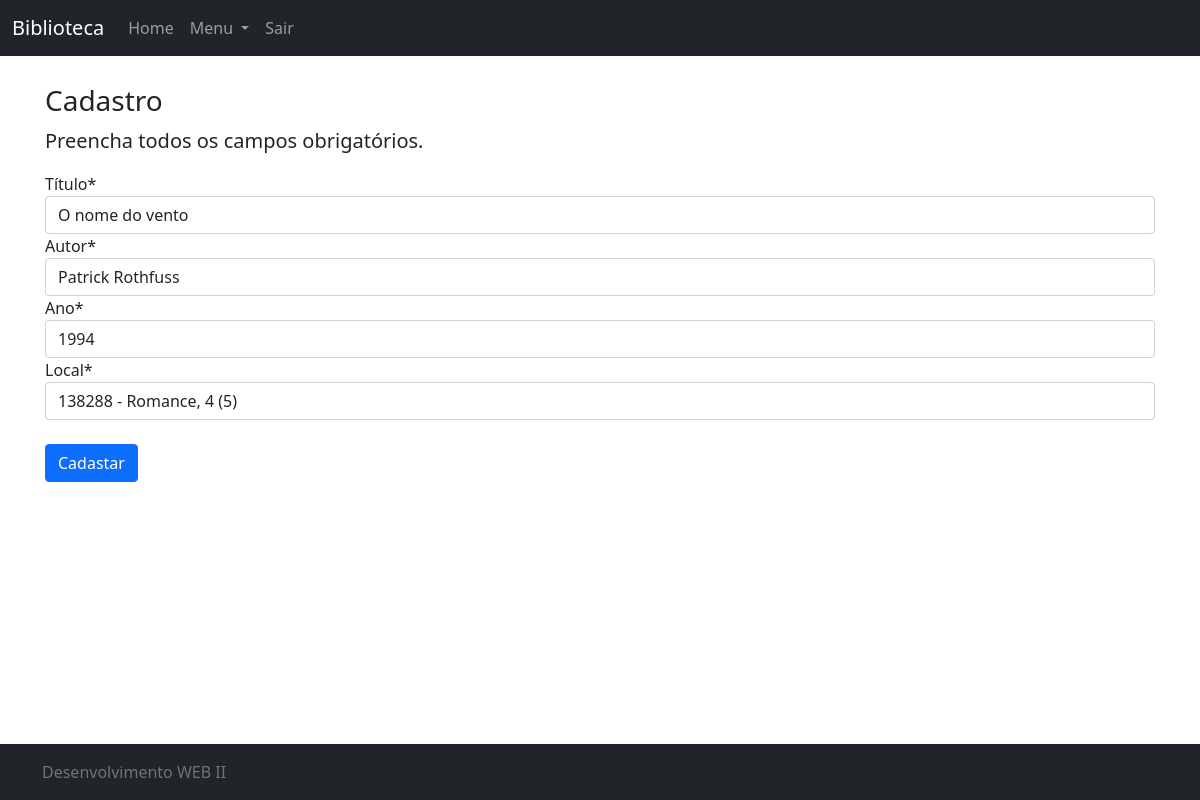
/editar/livro/3/ (signed in), run on the app's committed database.
### Cadastro/models.py (models this page shows, shortened)
class Livro(models.Model):
    local = models.ForeignKey(Local, on_delete=models.PROTECT)
    titulo = models.CharField(max_length=80, verbose_name="Título")
    autor = models.CharField(max_length=50)
    ano = models.IntegerField()

### Cadastro/views.py (the view)
# urls.py: path('editar/livro/<int:pk>/', LivroUpdate.as_view(), name='editar-livro'),
class LivroUpdate(LoginRequiredMixin, UpdateView):
    login_url = reverse_lazy('login')
    model = Livro
    fields = ['titulo', 'autor', 'ano', 'local']
    template_name = 'Cadastro/form.html'
    success_url = reverse_lazy('home')

### Cadastro/models.py (called while the page is built)
    def __str__(self):
        return "{} - {}, {} ({})".format(self.codigo, self.descricao, self.corredor, self.estante)

### Cadastro/templates/Cadastro/form.html (shortened to what this page needs)
{% extends 'Pages/modelo.html' %}
{% load static %}
{% block conteudo %}
{% load crispy_forms_tags %}
    <h3>Cadastro</h3>
    <p class = "lead">
        Preencha todos os campos obrigatórios.
    </p>
    <form action="" method="POST">
        {{ form|crispy }}
        <br>
        <button type="submit" class="btn btn-primary">Cadastar</button>
        <br>
    </form>
{% endblock %}

### static/css/style.css (style rules this page uses)
body { background-color: white; }

### data on the page
Livro: titulo "O nome do vento", autor "Patrick Rothfuss", ano "1994", local "138288 - Romance, 4 (5)"
